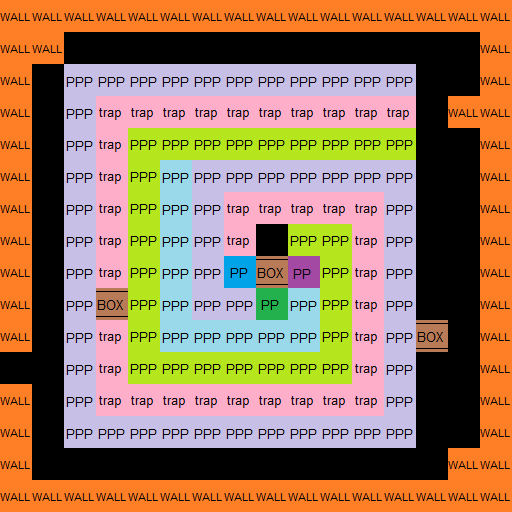

Below is a game level as drawn by its tile map, then a one-line description and the .tmx that defines it (tile-layer data replaced by summaries):
An orthogonal 16x16 tile map with 32x32 px tiles, 2 tile layers (Calque de Tile 1, meta), 2 tilesets.

<map version="1.0" orientation="orthogonal" width="16" height="16" tilewidth="32" tileheight="32">
 <tileset firstgid="1" name="min" tilewidth="32" tileheight="32">
  <image source="../tilesets/walls.png" width="256" height="192" />
 </tileset>
 <tileset firstgid="49" name="meta" tilewidth="32" tileheight="32">
  <image source="../tilesets/metaset2.png" width="128" height="96" />
 </tileset>
 <layer name="Calque de Tile 1" width="16" height="16">
  <data>[256 cells, 252 non-empty, 1 distinct tile ids]</data>
 </layer>
 <layer name="meta" width="16" height="16">
  <data>[256 cells, 194 non-empty, 9 distinct tile ids]</data>
 </layer>
</map>
